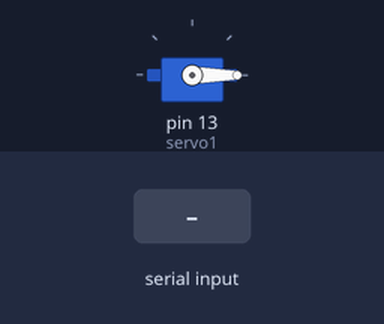
Bench run of a sketch on a simulated Arduino Uno, built with avr-gcc and run on an emulated ATmega328P. Parts: servo. The inputs (shaded band) are chosen by the test bench. What the sketch prints to the serial monitor is not drawn.

Above: at 1.2 s.
1.3 s: "0" received over Serial
At 1.7 s:
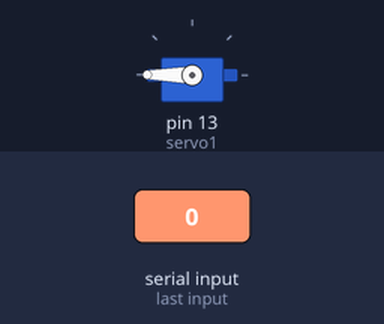
Timing chart, 0 to 9.7 s (numbered marks = the images above; inputs shaded):
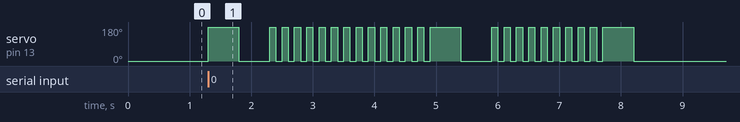

The sketch:

Servo.ino
```cpp
#include <Servo.h>

Servo servo1;
int input = 0;

void setup() {
        servo1.attach(13);
        Serial.begin(9600);
}

void loop() {
        servo1.write(0);
        if ( Serial.available() > 0 ) {

                input = Serial.read();
                if ( input == 48) {
                        servo1.write(180);
                        delay(500);
                        servo1.write(0);
                        delay(500);
                        servo1.write(180);
                        delay(100);
                        servo1.write(0);
                        delay(100);
                        servo1.write(180);
                        delay(100);
                        servo1.write(0);
                        delay(100);
                        servo1.write(180);
                        delay(100);
                        servo1.write(0);
                        delay(100);
                        servo1.write(180);
                        delay(100);
                        servo1.write(0);
                        delay(100);
                        servo1.write(180);
                        delay(100);
                        servo1.write(0);
                        delay(100);
                        servo1.write(180);
                        delay(100);
                        servo1.write(0);
                        delay(100);
                        servo1.write(180);
                        delay(100);
                        servo1.write(0);
                        delay(100);
                        servo1.write(180);
                        delay(100);
                        servo1.write(0);
                        delay(100);
                        servo1.write(180);
                        delay(100);
                        servo1.write(0);
                        delay(100);
                        servo1.write(180);
                        delay(100);
                        servo1.write(0);
                        delay(100);
                        servo1.write(180);
                        delay(100);
                        servo1.write(0);
                        delay(100);
                        servo1.write(180);
                        delay(100);
                        servo1.write(0);
                        delay(100);
                        servo1.write(180);
                        delay(100);
                        servo1.write(0);
                        delay(100);
                        servo1.write(180);
                        delay(500);
                        servo1.write(0);
                        delay(500);
                        servo1.write(180);
                        delay(100);
                        servo1.write(0);
                        delay(100);
                        servo1.write(180);
                        delay(100);
                        servo1.write(0);
                        delay(100);
                        servo1.write(180);
                        delay(100);
                        servo1.write(0);
                        delay(100);
                        servo1.write(180);
                        delay(100);
                        servo1.write(0);
                        delay(100);
                        servo1.write(180);
                        delay(100);
                        servo1.write(0);
                        delay(100);
                        servo1.write(180);
                        delay(100);
                        servo1.write(0);
                        delay(100);
                        servo1.write(180);
                        delay(100);
                        servo1.write(0);
                        delay(100);
                        servo1.write(180);
                        delay(100);
                        servo1.write(0);
                        delay(100);
                        servo1.write(180);
                        delay(100);
                        servo1.write(0);
                        delay(100);
                        servo1.write(180);
                        delay(500);
                        servo1.write(0);
                        delay(500);


                        Serial.println(input);
                        delay(1000);
                }
        }
}
```

Measured:
- after the input at 1.3 s, servo on pin 13 (servo1): 0° → 180° at once, → 0° 0.50 s later, → 180° 0.50 s later, → 0° 0.10 s later, … (50 changes in this stretch)
